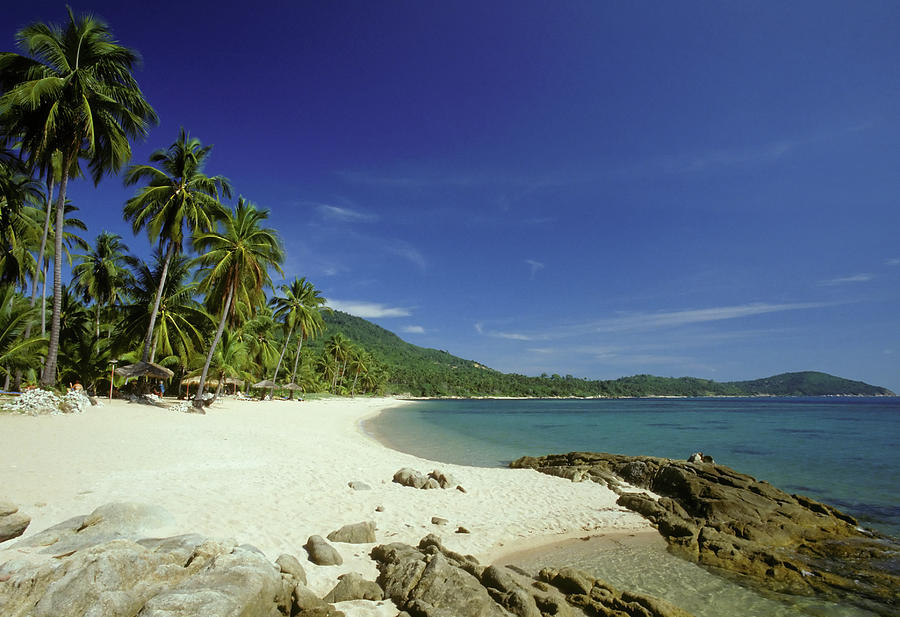
#> input picture Scaling_and_Rotating_images/beachside.jpg, 900 x 617 px
$ python rotating.py
#> lines starting #> are read from the running program, lines starting #| are printed output that depends on the picture
import cv2 as cv
import numpy as np
from matplotlib import pyplot as plt

img = cv.imread('beachside.jpg')            # It is needed to be in this folder to be able to upload the image
#> img is the input picture: shape (617, 900, 3); mean B, G, R 122.3, 106.7, 92.6
image = cv.cvtColor(img, cv.COLOR_BGR2RGB)

def appr_dim(obraz):
  height, width = image.shape[:2]
#> height = 617; width = 900
  if height % 2 != 0 : height -= 1
#> height = 616
  if width % 2 != 0 : width -= 1
  obraz = obraz[:height, :width]
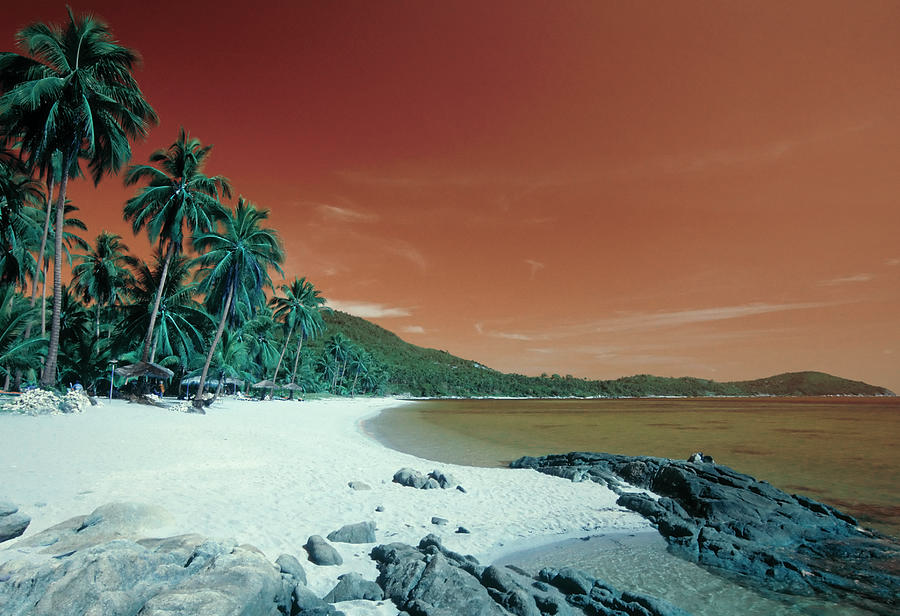
#> obraz: shape (616, 900, 3); mean of channels 0, 1, 2 92.5, 106.7, 122.4; drawn as B, G, R
  return obraz

image = appr_dim(image)
plt.imshow(image)
plt.show()


def rotating(obraz, angle):
  height, width = obraz.shape[:2]

  center = (width/2, height/2)
  rotate_matrix = cv.getRotationMatrix2D(center, angle, 1)
  rotated_image = cv.warpAffine(obraz, rotate_matrix, dsize=(width, height))

  return rotated_image


kat = range(0, 361, 12)
for i in kat:
  plt.imshow(rotating(image, i))      # Creating a series of images of rotated original image by 360 degrees with a step of 12 degrees
  plt.show()
#> this loop made 31 passes
#> pass 3, in rotating (call 3), `rotated_image = cv.warpAffine(obraz, rotate_matrix, dsize=(width, heig..`:
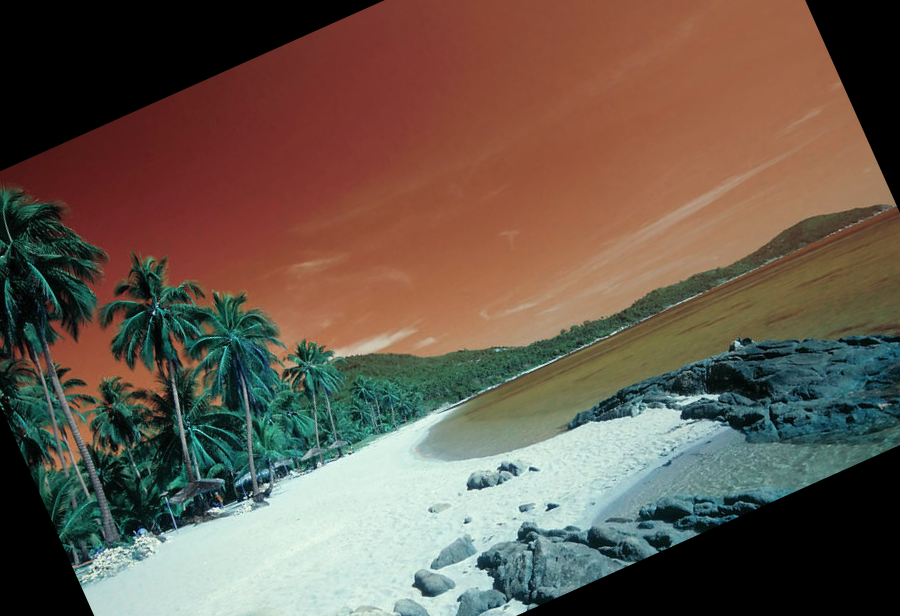
#> rotated_image: shape (616, 900, 3); mean of channels 0, 1, 2 76.8, 89.2, 103.3; drawn as B, G, R


last_image = rotating(image, kat[-1])
plt.imshow(image - last_image)        # No differences between input and output images
plt.show()


obrocony = rotating(image, 45)      # Rotated image by 45 degrees
#> in rotating (call 33), `rotated_image = cv.warpAffine(obraz, rotate_matrix, dsize=(width, heig..`:
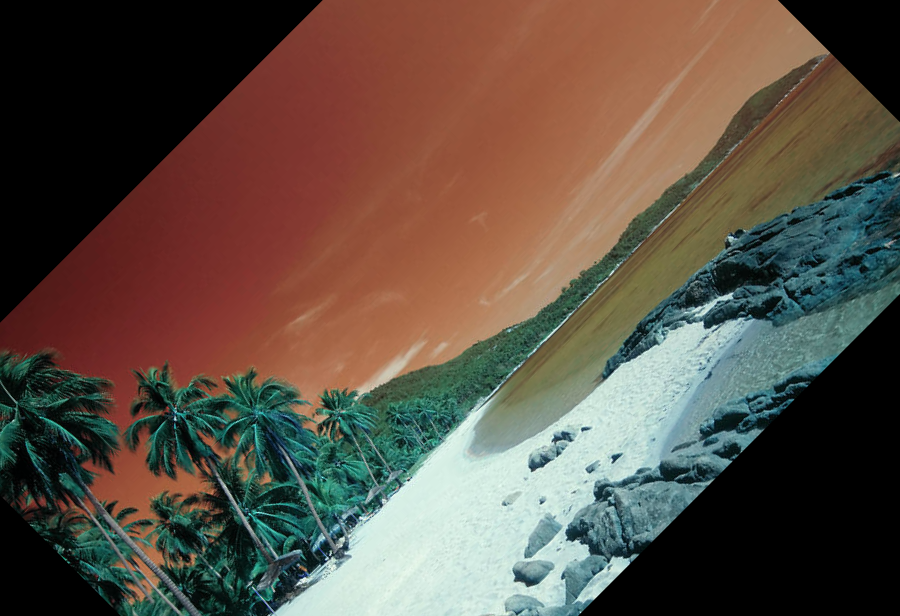
#> rotated_image: shape (616, 900, 3); mean of channels 0, 1, 2 68.6, 79.9, 92.9; drawn as B, G, R
plt.imshow(obrocony)
plt.show()
z_powrotem = rotating(image, 135)    # Rotating the original image by 135 degrees
#> in rotating (call 34), `rotated_image = cv.warpAffine(obraz, rotate_matrix, dsize=(width, heig..`:
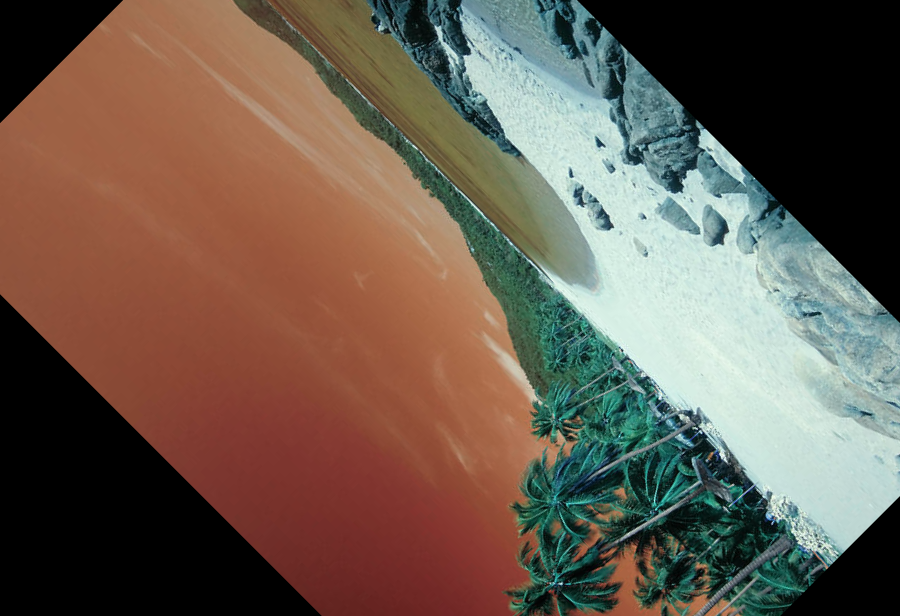
#> rotated_image: shape (616, 900, 3); mean of channels 0, 1, 2 78.7, 91, 105.8; drawn as B, G, R
plt.imshow(z_powrotem)
plt.show()


def downsizing(image):
  height, width = image.shape[:2]
#> height = 616; width = 900
  small_height, small_width = int(height*0.5), int(width*0.5)
#> small_height = 308; small_width = 450
  downsized_image = np.zeros((small_height, small_width, 3), dtype=np.uint8)

  for row in range(0, small_height):
    for column in range(0, small_width):
      downsized_image[row][column] = image[row*2][column*2]
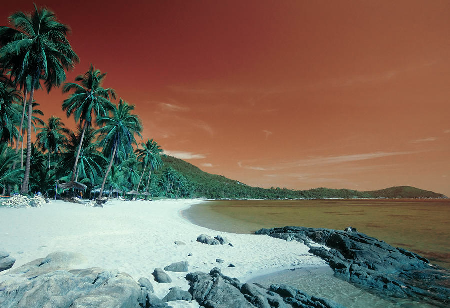
#> downsized_image: shape (308, 450, 3); mean of channels 0, 1, 2 92.4, 106.6, 122.4; drawn as B, G, R

  return downsized_image


zmniejszony = downsizing(image)
plt.subplot(1,2,1)
plt.imshow(zmniejszony)
plt.subplot(1,2,2)        # Comparing two images, the original one and the downsized one, side by side but with different scales
plt.imshow(image)


def upsizing(image):
  height, width = image.shape[:2]
#> height = 308; width = 450
  big_height, big_width = height*2, width*2
#> big_height = 616; big_width = 900
  upsized_image = np.zeros((big_height, big_width, 3), dtype=np.uint8)

  for row in range(height):
    for column in range(width):
      upsized_image[row*2][column*2] = image[row][column]
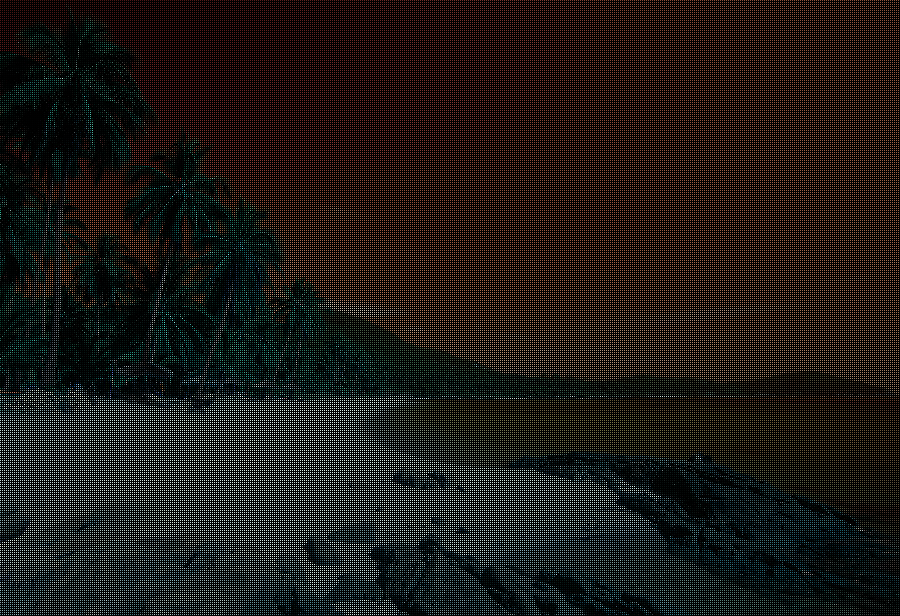
#> upsized_image: shape (616, 900, 3); mean of channels 0, 1, 2 23.1, 26.6, 30.6; drawn as B, G, R

  return upsized_image


zwiekszony = upsizing(zmniejszony)      # Upsizing the downsized earlier image to get the original one
plt.subplot(1,2,1)        # The picture is darker than the original one because of the missing values
plt.imshow(zwiekszony)    # There is not enough information to restore the original image just by upsizing
plt.subplot(1,2,2)        # We have to use interpolation function to fill in those values
plt.imshow(image)
plt.show()
plt.imshow(zwiekszony)


def interpolation(obrazek):

  kernel = np.ones((2,2), np.float32)
  obrazek = cv.filter2D(obrazek, -1, kernel)

  return obrazek


interpolowany = interpolation(zwiekszony)     # Interpolated upsized image
plt.imshow(interpolowany)       # The image isn't dark anymore, we've estimatated the missing colour values using interpolation
plt.show()

plt.imshow(image - interpolowany)     # The differences between the original image and the scaled and interpolated one
plt.show()                            # As we can see the information is mostly lost on the edges of objects
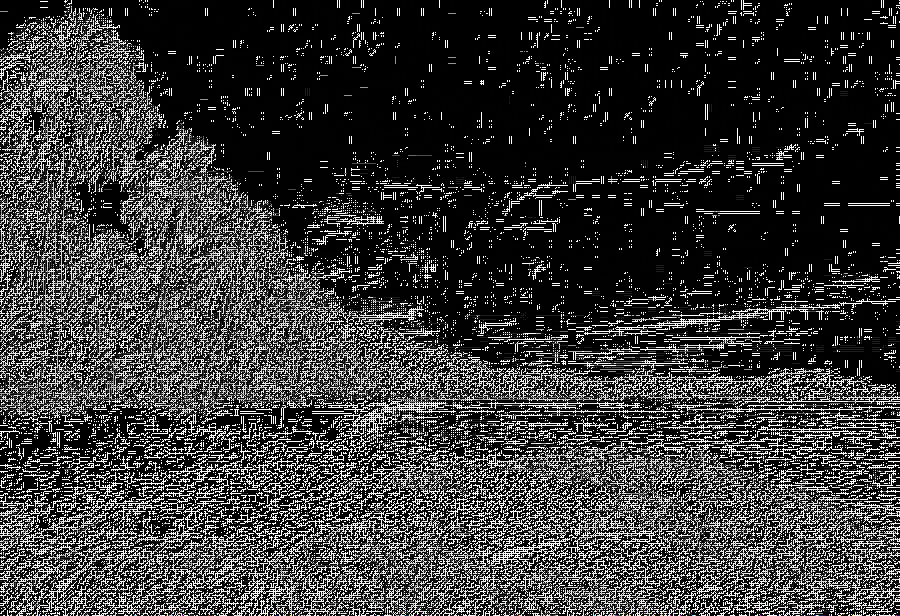
#> shown: shape (616, 900, 3); mean R, G, B 57, 57.1, 57.5
